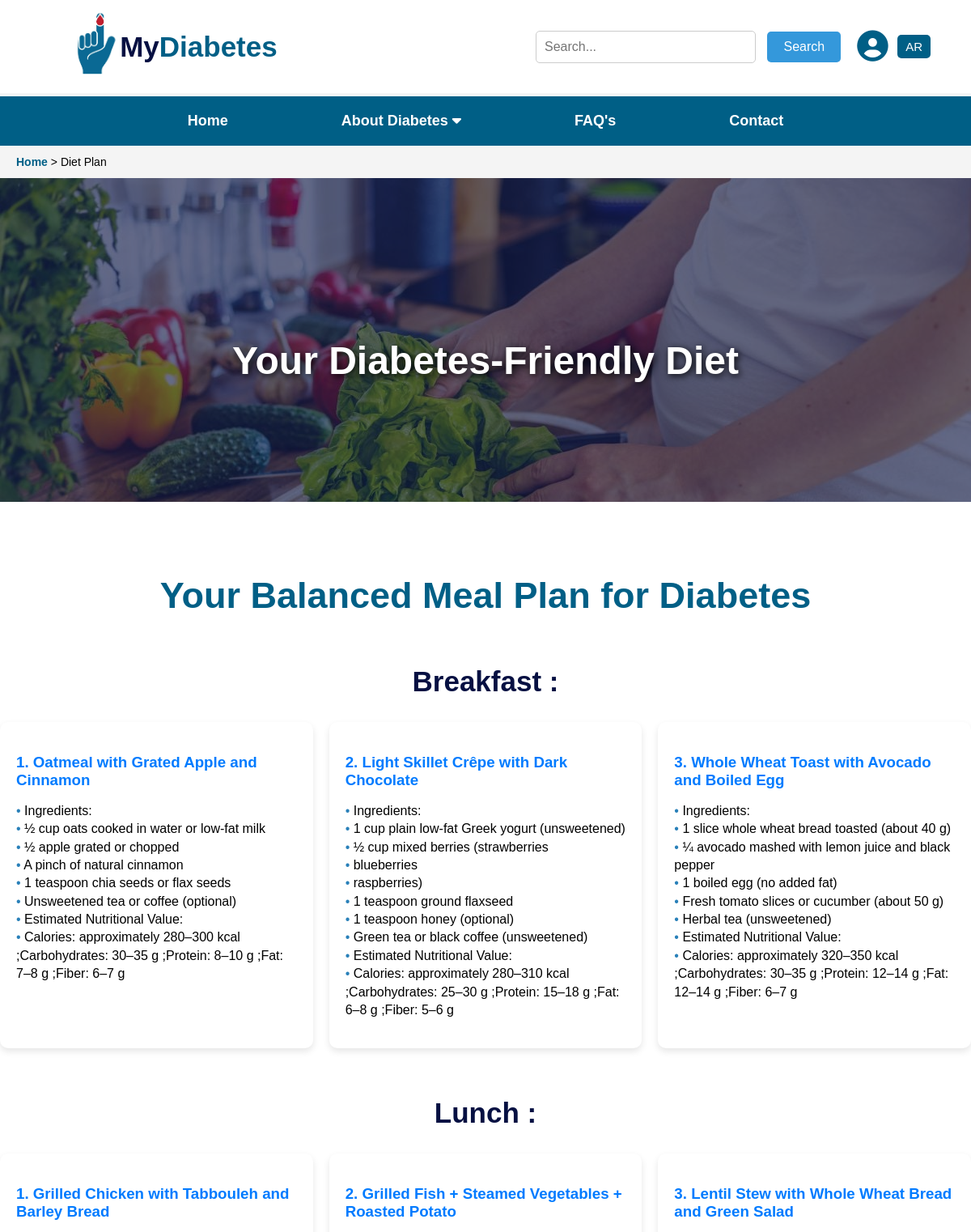
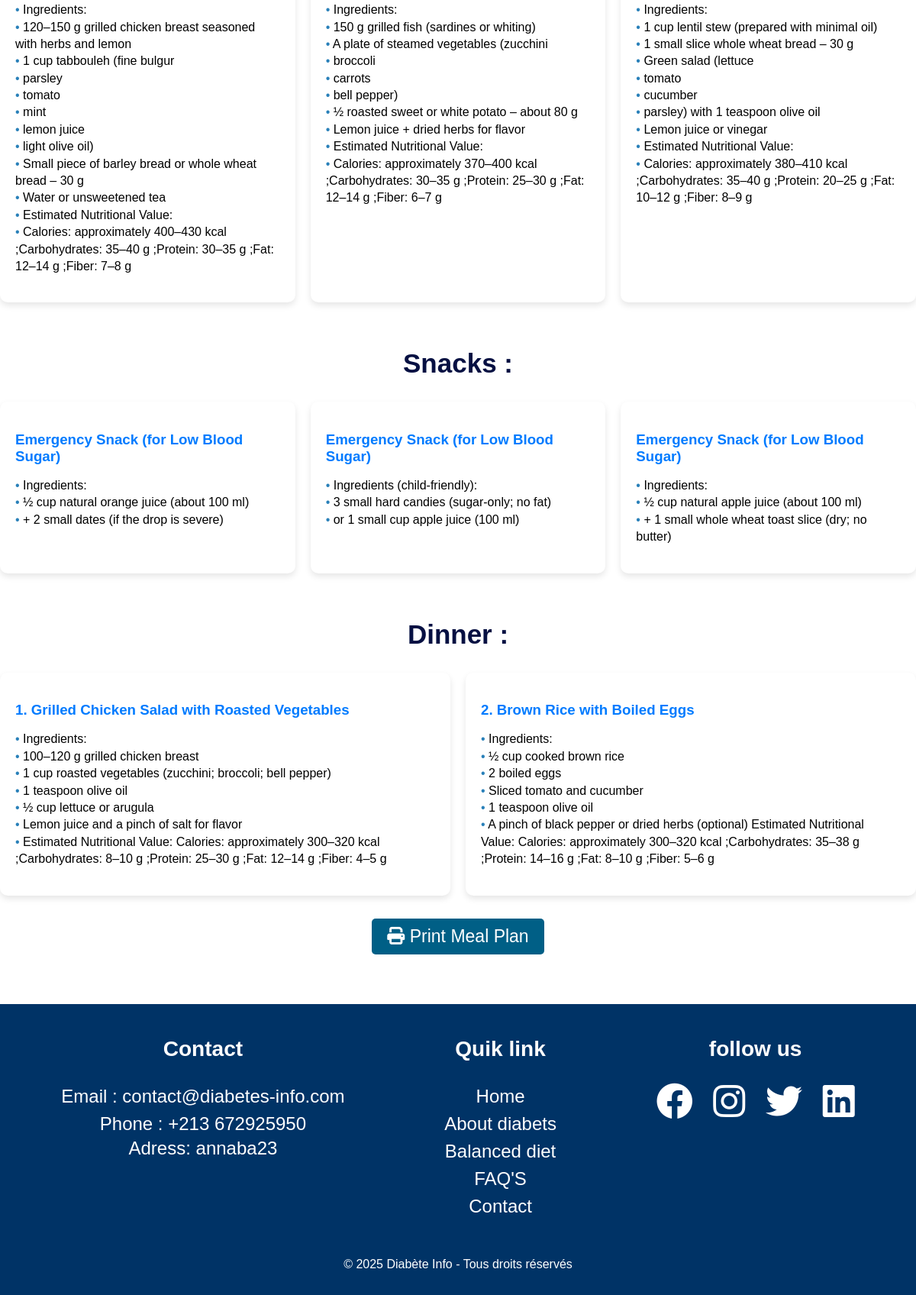
The page /regime1.php?user_id=27 on the database its author committed (2 pictures, top to bottom).
### tables this page shows
CREATE TABLE `regime` (
  `id` int(11) NOT NULL,
  `breakfast1` text DEFAULT NULL,
  `breakfast2` text DEFAULT NULL,
  `breakfast3` text DEFAULT NULL,
  `lunch1` text DEFAULT NULL,
  `lunch2` text DEFAULT NULL,
  `lunch3` text DEFAULT NULL,
  `snack1` text DEFAULT NULL,
  `snack2` text DEFAULT NULL,
  `snack3` text DEFAULT NULL,
  `dinner1` text DEFAULT NULL,
  `dinner2` text DEFAULT NULL,
  `dinner3` text DEFAULT NULL,
  `b1` text DEFAULT NULL,
  `b2` text DEFAULT NULL,
  `b3` text DEFAULT NULL,
  `l1` text DEFAULT NULL,
  `l2` text DEFAULT NULL,
  `l3` text DEFAULT NULL,
  `s1` text DEFAULT NULL,
  `s2` text DEFAULT NULL,
  `s3` text DEFAULT NULL,
  `d1` text DEFAULT NULL,
  `d2` text DEFAULT NULL,
  `d3` text DEFAULT NULL,
  `breakfast1_ar` text DEFAULT NULL,
  `breakfast2_ar` text DEFAULT NULL,
  `breakfast3_ar` text DEFAULT NULL,
  `lunch1_ar` text DEFAULT NULL,
  `lunch2_ar` text DEFAULT NULL,
  `lunch3_ar` text DEFAULT NULL,
  `snack1_ar` text DEFAULT NULL,
  `snack2_ar` text DEFAULT NULL,
  `snack3_ar` text DEFAULT NULL,
  `dinner1_ar` text DEFAULT NULL,
  `dinner2_ar` text DEFAULT NULL,
  `dinner3_ar` text DEFAULT NULL,
  `b1_ar` text DEFAULT NULL,
  `b2_ar` text DEFAULT NULL,
  `b3_ar` text DEFAULT NULL,
  `l1_ar` text DEFAULT NULL,
  `l2_ar` text DEFAULT NULL,
  `l3_ar` text DEFAULT NULL,
  `s1_ar` text DEFAULT NULL,
  `s2_ar` text DEFAULT NULL,
  `s3_ar` text DEFAULT NULL,
  `d1_ar` text DEFAULT NULL,
  `d2_ar` text DEFAULT NULL,
  `d3_ar` text DEFAULT NULL
);

### regime1.php (the view, shortened to what this page needs)
<?php
require 'config.php';
$lang = isset($_GET['lang']) && $_GET['lang'] === 'ar' ? 'ar' : 'en';
$loggedIn = false;
$user_id = isset($_GET['user_id']) ? (int)$_GET['user_id'] : 0;
$sql = "SELECT r.*
        FROM regime r
        JOIN user_regime ur ON r.id = ur.regime_id
        WHERE ur.user_id = ?";
$stmt = $conn->prepare($sql);
$stmt->bind_param("i", $user_id);
$stmt->execute();
$result = $stmt->get_result();
if ($result->num_rows > 0) {
    $row = $result->fetch_assoc();
    if ($lang === 'ar') {
        $breakfast1 = $row['breakfast1_ar'];
        $breakfast2 = $row['breakfast2_ar'];
        $breakfast3 = $row['breakfast3_ar'];
        $lunch1 = $row['lunch1_ar'];
        $lunch2 = $row['lunch2_ar'];
        $lunch3 = $row['lunch3_ar'];
        $snack1 = $row['snack1_ar'];
        $snack2 = $row['snack2_ar'];
        $snack3 = $row['snack3_ar'];
        $dinner1 = $row['dinner1_ar'];
        $dinner2 = $row['dinner2_ar'];
        $dinner3 = $row['dinner3_ar'];
        $b1 = $row['b1_ar'];
        $b2 = $row['b2_ar'];
        $b3 = $row['b3_ar'];
        $l1 = $row['l1_ar'];
        $l2 = $row['l2_ar'];
        $l3 = $row['l3_ar'];
        $s1 = $row['s1_ar'];
        $s2 = $row['s2_ar'];
        $s3 = $row['s3_ar'];
        $d1 = $row['d1_ar'];
        $d2 = $row['d2_ar'];
        $d3 = $row['d3_ar'];
    } else {
        $breakfast1 = $row['breakfast1'];
        $breakfast2 = $row['breakfast2'];
        $breakfast3 = $row['breakfast3'];
        $lunch1 = $row['lunch1'];
        $lunch2 = $row['lunch2'];
        $lunch3 = $row['lunch3'];
        $snack1 = $row['snack1'];
        $snack2 = $row['snack2'];
        $snack3 = $row['snack3'];
        $dinner1 = $row['dinner1'];
        $dinner2 = $row['dinner2'];
        $b1 = $row['b1'];
        $b2 = $row['b2'];
        $b3 = $row['b3'];
        $l1 = $row['l1'];
        $l2 = $row['l2'];
        $l3 = $row['l3'];
        $s1 = $row['s1'];
        $s2 = $row['s2'];
        $s3 = $row['s3'];
        $d1 = $row['d1'];
        $d2 = $row['d2'];
    }
} else {
    echo "<script>
        alert('No diet plan registered for this user.');
        window.location.href = 'Test.php';
    </script>";
}
?>
<!DOCTYPE html>
<html lang="en">
<head>
    <link rel="stylesheet" href="regime1.css">
    <link rel="stylesheet" href="https://cdnjs.cloudflare.com/ajax/libs/font-awesome/6.2.0/css/all.min.css">
</head>
<body>
    <header>
        <div class="logo">
            <a href="Home.php"><img src="logo.png" alt="XtraClinic Logo"></a>
            <a href="Home.php"><span class="clinic-name">My<span class="highlight">Diabetes</span></span></a>
        </div>
        <div class="search-user-container">
            <div class="search">
        <form action="search.php" method="GET" class="search-form">
    <input class="search-input" type="text" name="query" placeholder="Search...">
    <button class="btn" type="submit">Search</button>
</form>
            </div>
            <div class="user-dropdown">
    <a href="<?php echo $loggedIn ? '#' : 'loginn.php'; ?>" id="user-icon" class="user-icon">
        <i class="fas fa-user-circle"></i>
    </a>
</div>
<div style="text-align: center; margin: 20px -40px; margin-left:30px; gap:15px">
    <?php if ($lang === 'ar'): ?>
        <a href="?user_id=<?php echo $user_id; ?>&lang=en" class="btn-lang" style="padding: 6px 10px; font-size: 15px; background-color: #005F86; color: white; border: none; border-radius: 5px; text-decoration: none; ">EN</a>
    <?php else: ?>
        <a href="?user_id=<?php echo $user_id; ?>&lang=ar" class="btn-lang" style="padding: 6px 10px; font-size: 15px; background-color: #005F86; color: white; border: none; border-radius: 5px; text-decoration: none;">AR</a>
    <?php endif; ?>
</div>
        </div>
    </header>
    <nav>
        <ul class="nav-links">
            <li><a href="Home.php" class="active">Home</a></li>
            <li class="dropdown">
                <a href="diabete.php">About Diabetes <i class="fas fa-caret-down"></i></a>
            </li>
            <li><a href="FAQ.php">FAQ's</a></li>
            <li><a href="Contacte.php">Contact</a></li>
        </ul>
    </nav>
    <div class="breadcrumb">
        <a href="Home.php">Home</a> &gt; <span>Diet Plan</span>
    </div>
    <section class="hero-banner">
        <div class="hero-overlay">
            <h1 class="hero-title">Your Diabetes-Friendly Diet</h1>
        </div>
    </section>
<h1 style="text-align: center; direction: <?php echo ($lang === 'ar') ? 'rtl' : 'ltr'; ?>;">
    <?php echo $lang === 'ar' ? 'نظام غذائي متوازن لمرضى السكري' : 'Your Balanced Meal Plan for Diabetes'; ?>
</h1>
<h2 class="section-title" style="text-align: center; direction: <?php echo ($lang === 'ar') ? 'rtl' : 'ltr'; ?>;">
    <?php echo ($lang === 'ar') ? 'فطور' : 'Breakfast'; ?> :
</h2>
<div class="container" style="display: flex; gap: 20px; <?php echo ($lang === 'ar') ? 'direction: rtl; text-align: right;' : 'direction: ltr; text-align: left;'; ?>">
    <div class="card" style="flex: 1;">
        <h3>1. <?php echo htmlspecialchars($b1); ?> </h3>
        <ul>
            <?php
            if (isset($breakfast1)) {
                $items = explode(',', $breakfast1);
                foreach ($items as $item) {
                    echo "<li>" . htmlspecialchars(trim($item)) . "</li>\n";
                }
            }
            ?>
        </ul>
    </div>
    <div class="card" style="flex: 1;">
        <h3>2. <?php echo htmlspecialchars($b2); ?> </h3>
        <ul>
            <?php
            if (isset($breakfast2)) {
                $items = explode(',', $breakfast2);
                foreach ($items as $item) {
                    echo "<li>" . htmlspecialchars(trim($item)) . "</li>\n";
                }
            }
            ?>
        </ul>
    </div>
    <div class="card" style="flex: 1;">
        <h3>3. <?php echo htmlspecialchars($b3); ?> </h3>
        <ul>
            <?php
            if (isset($breakfast3)) {
                $items = explode(',', $breakfast3);
                foreach ($items as $item) {
                    echo "<li>" . htmlspecialchars(trim($item)) . "</li>\n";
                }
            }
            ?>
        </ul>
    </div>
</div>
<h2 class="section-title" style="text-align: center; direction: <?php echo ($lang === 'ar') ? 'rtl' : 'ltr'; ?>;">
    <?php echo ($lang === 'ar') ? 'غداء' : 'Lunch'; ?> :
</h2>
<div class="container" style="display: flex; gap: 20px; <?php echo ($lang === 'ar') ? 'direction: rtl; text-align: right;' : 'direction: ltr; text-align: left;'; ?>">
    <div class="card" style="flex: 1;">
        <h3>1. <?php echo htmlspecialchars($l1); ?> </h3>
        <ul>
            <?php
            if (isset($lunch1)) {
                $items = explode(',', $lunch1);
                foreach ($items as $item) {
                    echo "<li>" . htmlspecialchars(trim($item)) . "</li>\n";
                }
            }
            ?>
        </ul>
    </div>
    <div class="card" style="flex: 1;">
        <h3>2. <?php echo htmlspecialchars($l2); ?> </h3>
        <ul>
            <?php
            if (isset($lunch2)) {
                $items = explode(',', $lunch2);
                foreach ($items as $item) {
                    echo "<li>" . htmlspecialchars(trim($item)) . "</li>\n";
                }
            }
            ?>
        </ul>
    </div>
    <div class="card" style="flex: 1;">
        <h3>3. <?php echo htmlspecialchars($l3); ?> </h3>
        <ul>
            <?php
            if (isset($lunch3)) {
                $items = explode(',', $lunch3);
                foreach ($items as $item) {
                    echo "<li>" . htmlspecialchars(trim($item)) . "</li>\n";
                }
            }
            ?>
        </ul>
    </div>
</div>
<h2 class="section-title" style="text-align: center; direction: <?php echo ($lang === 'ar') ? 'rtl' : 'ltr'; ?>;">
    <?php echo ($lang === 'ar') ? 'وجبات خفيفة' : 'Snacks'; ?> :
</h2>
<div class="container" style="display: flex; gap: 20px; <?php echo ($lang === 'ar') ? 'direction: rtl; text-align: right;' : 'direction: ltr; text-align: left;'; ?>">
    <div class="card" style="flex: 1;">
        <h3><?php echo htmlspecialchars($s1); ?> </h3>
        <ul>
            <?php
            if (isset($snack1)) {
                $items = explode(',', $snack1);
                foreach ($items as $item) {
                    echo "<li>" . htmlspecialchars(trim($item)) . "</li>\n";
                }
            }
            ?>
        </ul>
    </div>
    <div class="card" style="flex: 1;">
        <h3> <?php echo htmlspecialchars($s2); ?> </h3>
        <ul>
            <?php
            if (isset($snack2)) {
                $items = explode(',', $snack2);
                foreach ($items as $item) {
                    echo "<li>" . htmlspecialchars(trim($item)) . "</li>\n";
                }
            }
            ?>
        </ul>
    </div>
    <div class="card" style="flex: 1;">
        <h3><?php echo htmlspecialchars($s3); ?> </h3>
        <ul>
            <?php
            if (isset($snack3)) {
                $items = explode(',', $snack3);
                foreach ($items as $item) {
                    echo "<li>" . htmlspecialchars(trim($item)) . "</li>\n";
                }
            }
            ?>
        </ul>
    </div>
</div>
<h2 class="section-title" style="text-align: center; direction: <?php echo ($lang === 'ar') ? 'rtl' : 'ltr'; ?>;">
    <?php echo ($lang === 'ar') ? 'عشاء' : 'Dinner'; ?> :
</h2>
<div class="container" style="display: flex; gap: 20px; <?php echo ($lang === 'ar') ? 'direction: rtl; text-align: right;' : 'direction: ltr; text-align: left;'; ?>">
    <div class="card" style="flex: 1;">
        <h3>1. <?php echo htmlspecialchars($d1); ?> </h3>
        <ul>
            <?php
            if (isset($dinner1)) {
                $items = explode(',', $dinner1);
                foreach ($items as $item) {
                    echo "<li>" . htmlspecialchars(trim($item)) . "</li>\n";
                }
            }
            ?>
        </ul>
    </div>
    <div class="card" style="flex: 1;">
        <h3>2. <?php echo htmlspecialchars($d2); ?> </h3>
        <ul>
            <?php
            if (isset($dinner2)) {
                $items = explode(',', $dinner2);
                foreach ($items as $item) {
                    echo "<li>" . htmlspecialchars(trim($item)) . "</li>\n";
                }
            }
            ?>
        </ul>
    </div>
</div>
<div style="text-align: center; margin: 30px;">
    <button onclick="window.print()" style="padding: 10px 20px; font-size: 23px; background-color: #005F86; color: white; border: none; border-radius: 5px; cursor: pointer;">
        <i class="fas fa-print"></i> Print Meal Plan
    </button>
</div>
    <footer>
        <div class="footer-container">
            <div class="footer-section">
                <h3>Contact</h3>
                <ul>
                    <li><a href="mailto:islemdiaf633@gmail.com">Email : contact@diabetes-info.com</a></li>
                    <li><a href="tel:+213672925950">Phone : +213 672925950</a></li>
                    <li>Adress: annaba23</li>
                </ul>
            </div>
            <div class="footer-section">
                <h3>Quik link</h3>
                <ul>
                    <li><a href="Home.php">Home</a></li>
                    <li><a href="diabete.php">About diabets</a></li>
                    <li><a href="<?= $loggedIn ? 'test.php?user_id=' . $userId : 'Loginn.php' ?>">Balanced diet</a></li>
                    <li><a href="FAQ.php">FAQ'S</a></li>
                    <li><a href="Contacte.php">Contact</a></li>
                </ul>
            </div>
            <div class="footer-section">
                <h3>follow us</h3>
                <a href="https://www.facebook.com/profile.php?id=61576556904786" target="_blank"><i class="fab fa-facebook fa-2x"></i></a>
                <a href="https://www.instagram.com/mydiabetes20028/"><i class="fab fa-instagram fa-2x"target="_blank"></i></a>
                <a href="https://twitter.com"><i class="fab fa-twitter fa-2x" target="_blank"></i></a>
                <a href="https://www.linkedin.com"><i class="fab fa-linkedin fa-2x"target="_blank"></i></a>
            </div>
        </div>
        <p class="copyright">© 2025 Diabète Info - Tous droits réservés</p>
    </footer>
</body>
</html>

### rows shown on the page
regime: b1 "Oatmeal with Grated Apple and Cinnamon", breakfast1 "Ingredients:", breakfast1 "½ cup oats cooked in water or low-fat milk", breakfast1 "½ apple grated or chopped", breakfast1 "A pinch of natural cinnamon", breakfast1 "1 teaspoon chia seeds or flax seeds", breakfast1 "Unsweetened tea or coffee (optional)", breakfast1 "Estimated Nutritional Value:", breakfast1 "Calories: approximately 280–300 kcal ;Carbohydrates: 30–35 g ;Protein: 8–10 g ;Fat: 7–8 g ;Fiber: 6–7 g", b2 "Light Skillet Crêpe with Dark Chocolate", breakfast2 "Ingredients:", breakfast2 "1 cup plain low-fat Greek yogurt (unsweetened)", breakfast2 "½ cup mixed berries (strawberries", breakfast2 "blueberries", breakfast2 "raspberries)", breakfast2 "1 teaspoon ground flaxseed", breakfast2 "1 teaspoon honey (optional)", breakfast2 "Green tea or black coffee (unsweetened)", breakfast2 "Estimated Nutritional Value:", breakfast2 "Calories: approximately 280–310 kcal ;Carbohydrates: 25–30 g ;Protein: 15–18 g ;Fat: 6–8 g ;Fiber: 5–6 g", b3 "Whole Wheat Toast with Avocado and Boiled Egg", breakfast3 "Ingredients:", breakfast3 "1 slice whole wheat bread toasted (about 40 g)", breakfast3 "¼ avocado mashed with lemon juice and black pepper", breakfast3 "1 boiled egg (no added fat)", breakfast3 "Fresh tomato slices or cucumber (about 50 g)", breakfast3 "Herbal tea (unsweetened)", breakfast3 "Estimated Nutritional Value:", breakfast3 "Calories: approximately 320–350 kcal ;Carbohydrates: 30–35 g ;Protein: 12–14 g ;Fat: 12–14 g ;Fiber: 6–7 g", l1 "Grilled Chicken with Tabbouleh and Barley Bread", lunch1 "Ingredients:", lunch1 "120–150 g grilled chicken breast seasoned with herbs and lemon", lunch1 "1 cup tabbouleh (fine bulgur", lunch1 "parsley", lunch1 "tomato", lunch1 "mint", lunch1 "lemon juice", lunch1 "light olive oil)", lunch1 "Small piece of barley bread or whole wheat bread – 30 g", lunch1 "Water or unsweetened tea", lunch1 "Estimated Nutritional Value:", lunch1 "Calories: approximately 400–430 kcal ;Carbohydrates: 35–40 g ;Protein: 30–35 g ;Fat: 12–14 g ;Fiber: 7–8 g", l2 "Grilled Fish + Steamed Vegetables + Roasted Potato", lunch2 "Ingredients:", lunch2 "150 g grilled fish (sardines or whiting)", lunch2 "A plate of steamed vegetables (zucchini", lunch2 "broccoli", lunch2 "carrots", lunch2 "bell pepper)", lunch2 "½ roasted sweet or white potato – about 80 g", lunch2 "Lemon juice + dried herbs for flavor", lunch2 "Estimated Nutritional Value:", lunch2 "Calories: approximately 370–400 kcal ;Carbohydrates: 30–35 g ;Protein: 25–30 g ;Fat: 12–14 g ;Fiber: 6–7 g", l3 "Lentil Stew with Whole Wheat Bread and Green Salad", lunch3 "Ingredients:", lunch3 "1 cup lentil stew (prepared with minimal oil)", lunch3 "1 small slice whole wheat bread – 30 g", lunch3 "Green salad (lettuce", lunch3 "tomato", lunch3 "cucumber", lunch3 "parsley) with 1 teaspoon olive oil", lunch3 "Lemon juice or vinegar", lunch3 "Estimated Nutritional Value:", lunch3 "Calories: approximately 380–410 kcal ;Carbohydrates: 35–40 g ;Protein: 20–25 g ;Fat: 10–12 g ;Fiber: 8–9 g", s1 "Emergency Snack (for Low Blood Sugar)", snack1 "Ingredients:", snack1 "½ cup natural orange juice (about 100 ml)", snack1 "+ 2 small dates (if the drop is severe)", s2 "Emergency Snack (for Low Blood Sugar)", snack2 "Ingredients (child-friendly):", snack2 "3 small hard candies (sugar-only; no fat)", snack2 "or 1 small cup apple juice (100 ml)", s3 "Emergency Snack (for Low Blood Sugar)", snack3 "Ingredients:", snack3 "½ cup natural apple juice (about 100 ml)", snack3 "+ 1 small whole wheat toast slice (dry; no butter)", d1 "Grilled Chicken Salad with Roasted Vegetables", dinner1 "Ingredients:", dinner1 "100–120 g grilled chicken breast", dinner1 "1 cup roasted vegetables (zucchini; broccoli; bell pepper)", dinner1 "1 teaspoon olive oil", dinner1 "½ cup lettuce or arugula", dinner1 "Lemon juice and a pinch of salt for flavor", dinner1 "Estimated Nutritional Value: Calories: approximately 300–320 kcal ;Carbohydrates: 8–10 g ;Protein: 25–30 g ;Fat: 12–14 g ;Fiber: 4–5 g", d2 "Brown Rice with Boiled Eggs", dinner2 "Ingredients:", dinner2 "½ cup cooked brown rice", dinner2 "2 boiled eggs", dinner2 "Sliced tomato and cucumber", dinner2 "1 teaspoon olive oil", dinner2 "A pinch of black pepper or dried herbs (optional) Estimated Nutritional Value: Calories: approximately 300–320 kcal ;Carbohydrates: 35–38 g ;Protein: 14–16 g ;Fat: 8–10 g ;Fiber: 5–6 g"
